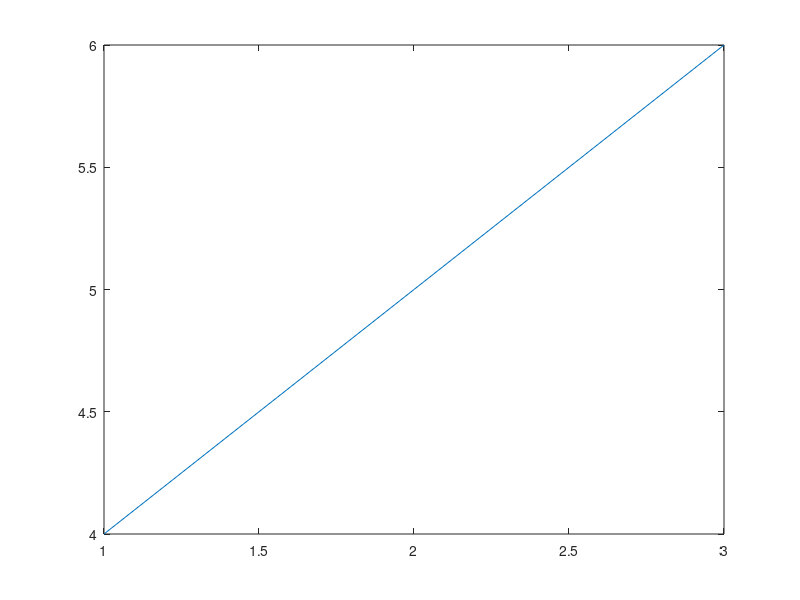

Source code (MATLAB):
% exp(i*pi)

% A = [1 2 3; 4 5 6; 7 8 9]
% B = rand(3,2);
% B

% A = [2, 0; 0, 2];
% b = [2; 1];
% x = A \b

sqrt(2);
eye(3)

x =[1,2,3]
y =[4,5,6]
plot(x,y)